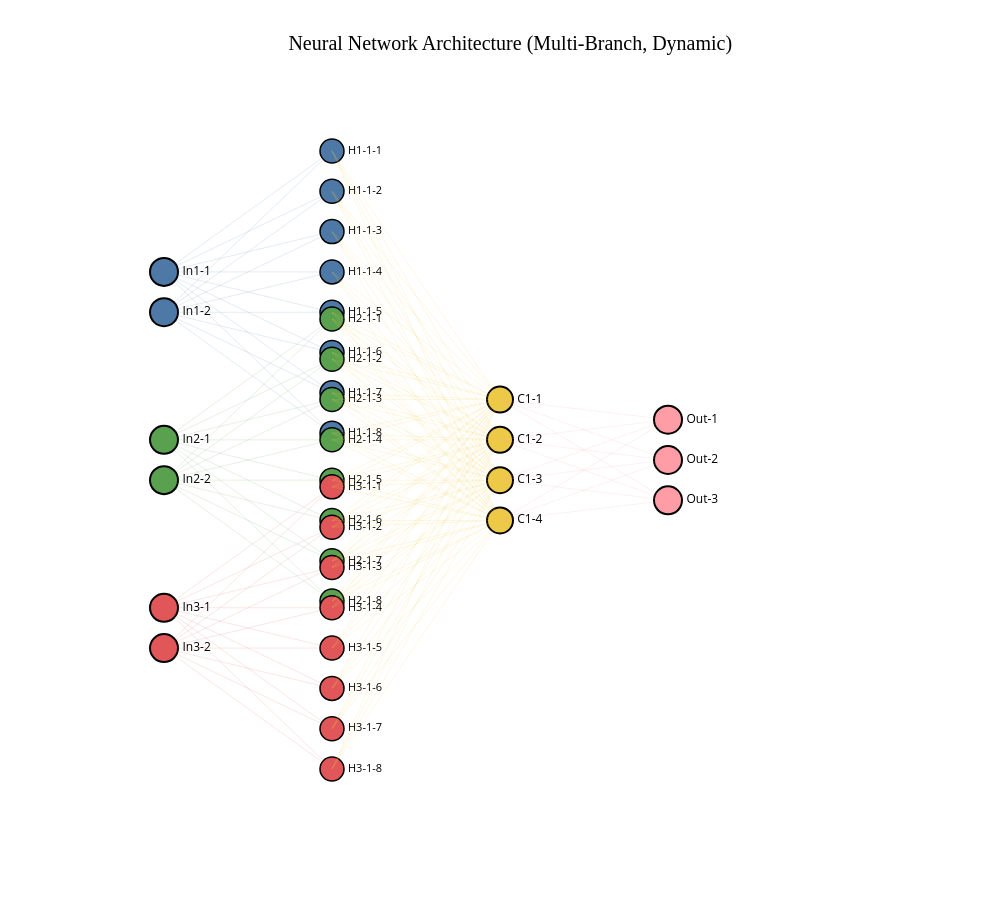

Notebook code cell kept with this figure:
### Markdown cell above
#### Visualisasi Model

### Code cell
from visualization import plot_dynamic_multi_input_network
plot_dynamic_multi_input_network(
    input_dims=[config.input_1_dim, config.input_2_dim,config.input_3_dim],
    hidden_dims_per_branch=[
        config.hidden_1_dims,
        config.hidden_2_dims,
        config.hidden_3_dims
    ],
    combined_dims=config.combine_dims,
    output_dim=config.output_dim,
    figsize=(1000, 900)
)

### Figure 1 — Plotly figure (JSON) as saved in the notebook; plotly's stock layout.template omitted (floating-point values rounded to 4 significant figures)
{"data": [{"hovertext": "Input 1<br>Neuron 1", "marker": {"color": "#4E79A7", "line": {"color": "black", "width": 2}, "size": 28}, "mode": "markers+text", "showlegend": false, "text": ["In1-1"], "textfont": {"color": "black", "size": 12}, "textposition": "middle right", "type": "scatter", "x": [0], "y": [2.8]}, {"hovertext": "Input 1<br>Neuron 2", "marker": {"color": "#4E79A7", "line": {"color": "black", "width": 2}, "size": 28}, "mode": "markers+text", "showlegend": false, "text": ["In1-2"], "textfont": {"color": "black", "size": 12}, "textposition": "middle right", "type": "scatter", "x": [0], "y": [2.2]}, {"hovertext": "Input 2<br>Neuron 1", "marker": {"color": "#59A14F", "line": {"color": "black", "width": 2}, "size": 28}, "mode": "markers+text", "showlegend": false, "text": ["In2-1"], "textfont": {"color": "black", "size": 12}, "textposition": "middle right", "type": "scatter", "x": [0], "y": [0.3]}, {"hovertext": "Input 2<br>Neuron 2", "marker": {"color": "#59A14F", "line": {"color": "black", "width": 2}, "size": 28}, "mode": "markers+text", "showlegend": false, "text": ["In2-2"], "textfont": {"color": "black", "size": 12}, "textposition": "middle right", "type": "scatter", "x": [0], "y": [-0.3]}, {"hovertext": "Input 3<br>Neuron 1", "marker": {"color": "#E15759", "line": {"color": "black", "width": 2}, "size": 28}, "mode": "markers+text", "showlegend": false, "text": ["In3-1"], "textfont": {"color": "black", "size": 12}, "textposition": "middle right", "type": "scatter", "x": [0], "y": [-2.2]}, {"hovertext": "Input 3<br>Neuron 2", "marker": {"color": "#E15759", "line": {"color": "black", "width": 2}, "size": 28}, "mode": "markers+text", "showlegend": false, "text": ["In3-2"], "textfont": {"color": "black", "size": 12}, "textposition": "middle right", "type": "scatter", "x": [0], "y": [-2.8]}, {"hovertext": "Branch 1 Hidden 1<br>Neuron 1", "marker": {"color": "#4E79A7", "line": {"color": "black", "width": 1.5}, "size": 24}, "mode": "markers+text", "showlegend": false, "text": ["H1-1-1"], "textfont": {"color": "black", "size": 11}, "textposition": "middle right", "type": "scatter", "x": [1], "y": [4.6]}, {"line": {"color": "rgba(78, 121, 167, 0.3)", "width": 0.5}, "mode": "lines", "showlegend": false, "type": "scatter", "x": [0, 1], "y": [2.8, 4.6]}, {"line": {"color": "rgba(78, 121, 167, 0.3)", "width": 0.5}, "mode": "lines", "showlegend": false, "type": "scatter", "x": [0, 1], "y": [2.2, 4.6]}, {"hovertext": "Branch 1 Hidden 1<br>Neuron 2", "marker": {"color": "#4E79A7", "line": {"color": "black", "width": 1.5}, "size": 24}, "mode": "markers+text", "showlegend": false, "text": ["H1-1-2"], "textfont": {"color": "black", "size": 11}, "textposition": "middle right", "type": "scatter", "x": [1], "y": [4]}, {"line": {"color": "rgba(78, 121, 167, 0.3)", "width": 0.5}, "mode": "lines", "showlegend": false, "type": "scatter", "x": [0, 1], "y": [2.8, 4]}, {"line": {"color": "rgba(78, 121, 167, 0.3)", "width": 0.5}, "mode": "lines", "showlegend": false, "type": "scatter", "x": [0, 1], "y": [2.2, 4]}, {"hovertext": "Branch 1 Hidden 1<br>Neuron 3", "marker": {"color": "#4E79A7", "line": {"color": "black", "width": 1.5}, "size": 24}, "mode": "markers+text", "showlegend": false, "text": ["H1-1-3"], "textfont": {"color": "black", "size": 11}, "textposition": "middle right", "type": "scatter", "x": [1], "y": [3.4]}, {"line": {"color": "rgba(78, 121, 167, 0.3)", "width": 0.5}, "mode": "lines", "showlegend": false, "type": "scatter", "x": [0, 1], "y": [2.8, 3.4]}, {"line": {"color": "rgba(78, 121, 167, 0.3)", "width": 0.5}, "mode": "lines", "showlegend": false, "type": "scatter", "x": [0, 1], "y": [2.2, 3.4]}, {"hovertext": "Branch 1 Hidden 1<br>Neuron 4", "marker": {"color": "#4E79A7", "line": {"color": "black", "width": 1.5}, "size": 24}, "mode": "markers+text", "showlegend": false, "text": ["H1-1-4"], "textfont": {"color": "black", "size": 11}, "textposition": "middle right", "type": "scatter", "x": [1], "y": [2.8]}, {"line": {"color": "rgba(78, 121, 167, 0.3)", "width": 0.5}, "mode": "lines", "showlegend": false, "type": "scatter", "x": [0, 1], "y": [2.8, 2.8]}, {"line": {"color": "rgba(78, 121, 167, 0.3)", "width": 0.5}, "mode": "lines", "showlegend": false, "type": "scatter", "x": [0, 1], "y": [2.2, 2.8]}, {"hovertext": "Branch 1 Hidden 1<br>Neuron 5", "marker": {"color": "#4E79A7", "line": {"color": "black", "width": 1.5}, "size": 24}, "mode": "markers+text", "showlegend": false, "text": ["H1-1-5"], "textfont": {"color": "black", "size": 11}, "textposition": "middle right", "type": "scatter", "x": [1], "y": [2.2]}, {"line": {"color": "rgba(78, 121, 167, 0.3)", "width": 0.5}, "mode": "lines", "showlegend": false, "type": "scatter", "x": [0, 1], "y": [2.8, 2.2]}, {"line": {"color": "rgba(78, 121, 167, 0.3)", "width": 0.5}, "mode": "lines", "showlegend": false, "type": "scatter", "x": [0, 1], "y": [2.2, 2.2]}, {"hovertext": "Branch 1 Hidden 1<br>Neuron 6", "marker": {"color": "#4E79A7", "line": {"color": "black", "width": 1.5}, "size": 24}, "mode": "markers+text", "showlegend": false, "text": ["H1-1-6"], "textfont": {"color": "black", "size": 11}, "textposition": "middle right", "type": "scatter", "x": [1], "y": [1.6]}, {"line": {"color": "rgba(78, 121, 167, 0.3)", "width": 0.5}, "mode": "lines", "showlegend": false, "type": "scatter", "x": [0, 1], "y": [2.8, 1.6]}, {"line": {"color": "rgba(78, 121, 167, 0.3)", "width": 0.5}, "mode": "lines", "showlegend": false, "type": "scatter", "x": [0, 1], "y": [2.2, 1.6]}, {"hovertext": "Branch 1 Hidden 1<br>Neuron 7", "marker": {"color": "#4E79A7", "line": {"color": "black", "width": 1.5}, "size": 24}, "mode": "markers+text", "showlegend": false, "text": ["H1-1-7"], "textfont": {"color": "black", "size": 11}, "textposition": "middle right", "type": "scatter", "x": [1], "y": [1.0]}, {"line": {"color": "rgba(78, 121, 167, 0.3)", "width": 0.5}, "mode": "lines", "showlegend": false, "type": "scatter", "x": [0, 1], "y": [2.8, 1.0]}, {"line": {"color": "rgba(78, 121, 167, 0.3)", "width": 0.5}, "mode": "lines", "showlegend": false, "type": "scatter", "x": [0, 1], "y": [2.2, 1.0]}, {"hovertext": "Branch 1 Hidden 1<br>Neuron 8", "marker": {"color": "#4E79A7", "line": {"color": "black", "width": 1.5}, "size": 24}, "mode": "markers+text", "showlegend": false, "text": ["H1-1-8"], "textfont": {"color": "black", "size": 11}, "textposition": "middle right", "type": "scatter", "x": [1], "y": [0.4]}, {"line": {"color": "rgba(78, 121, 167, 0.3)", "width": 0.5}, "mode": "lines", "showlegend": false, "type": "scatter", "x": [0, 1], "y": [2.8, 0.4]}, {"line": {"color": "rgba(78, 121, 167, 0.3)", "width": 0.5}, "mode": "lines", "showlegend": false, "type": "scatter", "x": [0, 1], "y": [2.2, 0.4]}, {"hovertext": "Branch 2 Hidden 1<br>Neuron 1", "marker": {"color": "#59A14F", "line": {"color": "black", "width": 1.5}, "size": 24}, "mode": "markers+text", "showlegend": false, "text": ["H2-1-1"], "textfont": {"color": "black", "size": 11}, "textposition": "middle right", "type": "scatter", "x": [1], "y": [2.1]}, {"line": {"color": "rgba(89, 161, 79, 0.3)", "width": 0.5}, "mode": "lines", "showlegend": false, "type": "scatter", "x": [0, 1], "y": [0.3, 2.1]}, {"line": {"color": "rgba(89, 161, 79, 0.3)", "width": 0.5}, "mode": "lines", "showlegend": false, "type": "scatter", "x": [0, 1], "y": [-0.3, 2.1]}, {"hovertext": "Branch 2 Hidden 1<br>Neuron 2", "marker": {"color": "#59A14F", "line": {"color": "black", "width": 1.5}, "size": 24}, "mode": "markers+text", "showlegend": false, "text": ["H2-1-2"], "textfont": {"color": "black", "size": 11}, "textposition": "middle right", "type": "scatter", "x": [1], "y": [1.5]}, {"line": {"color": "rgba(89, 161, 79, 0.3)", "width": 0.5}, "mode": "lines", "showlegend": false, "type": "scatter", "x": [0, 1], "y": [0.3, 1.5]}, {"line": {"color": "rgba(89, 161, 79, 0.3)", "width": 0.5}, "mode": "lines", "showlegend": false, "type": "scatter", "x": [0, 1], "y": [-0.3, 1.5]}, {"hovertext": "Branch 2 Hidden 1<br>Neuron 3", "marker": {"color": "#59A14F", "line": {"color": "black", "width": 1.5}, "size": 24}, "mode": "markers+text", "showlegend": false, "text": ["H2-1-3"], "textfont": {"color": "black", "size": 11}, "textposition": "middle right", "type": "scatter", "x": [1], "y": [0.9]}, {"line": {"color": "rgba(89, 161, 79, 0.3)", "width": 0.5}, "mode": "lines", "showlegend": false, "type": "scatter", "x": [0, 1], "y": [0.3, 0.9]}, {"line": {"color": "rgba(89, 161, 79, 0.3)", "width": 0.5}, "mode": "lines", "showlegend": false, "type": "scatter", "x": [0, 1], "y": [-0.3, 0.9]}, {"hovertext": "Branch 2 Hidden 1<br>Neuron 4", "marker": {"color": "#59A14F", "line": {"color": "black", "width": 1.5}, "size": 24}, "mode": "markers+text", "showlegend": false, "text": ["H2-1-4"], "textfont": {"color": "black", "size": 11}, "textposition": "middle right", "type": "scatter", "x": [1], "y": [0.3]}, {"line": {"color": "rgba(89, 161, 79, 0.3)", "width": 0.5}, "mode": "lines", "showlegend": false, "type": "scatter", "x": [0, 1], "y": [0.3, 0.3]}, {"line": {"color": "rgba(89, 161, 79, 0.3)", "width": 0.5}, "mode": "lines", "showlegend": false, "type": "scatter", "x": [0, 1], "y": [-0.3, 0.3]}, {"hovertext": "Branch 2 Hidden 1<br>Neuron 5", "marker": {"color": "#59A14F", "line": {"color": "black", "width": 1.5}, "size": 24}, "mode": "markers+text", "showlegend": false, "text": ["H2-1-5"], "textfont": {"color": "black", "size": 11}, "textposition": "middle right", "type": "scatter", "x": [1], "y": [-0.3]}, {"line": {"color": "rgba(89, 161, 79, 0.3)", "width": 0.5}, "mode": "lines", "showlegend": false, "type": "scatter", "x": [0, 1], "y": [0.3, -0.3]}, {"line": {"color": "rgba(89, 161, 79, 0.3)", "width": 0.5}, "mode": "lines", "showlegend": false, "type": "scatter", "x": [0, 1], "y": [-0.3, -0.3]}, {"hovertext": "Branch 2 Hidden 1<br>Neuron 6", "marker": {"color": "#59A14F", "line": {"color": "black", "width": 1.5}, "size": 24}, "mode": "markers+text", "showlegend": false, "text": ["H2-1-6"], "textfont": {"color": "black", "size": 11}, "textposition": "middle right", "type": "scatter", "x": [1], "y": [-0.9]}, {"line": {"color": "rgba(89, 161, 79, 0.3)", "width": 0.5}, "mode": "lines", "showlegend": false, "type": "scatter", "x": [0, 1], "y": [0.3, -0.9]}, {"line": {"color": "rgba(89, 161, 79, 0.3)", "width": 0.5}, "mode": "lines", "showlegend": false, "type": "scatter", "x": [0, 1], "y": [-0.3, -0.9]}, {"hovertext": "Branch 2 Hidden 1<br>Neuron 7", "marker": {"color": "#59A14F", "line": {"color": "black", "width": 1.5}, "size": 24}, "mode": "markers+text", "showlegend": false, "text": ["H2-1-7"], "textfont": {"color": "black", "size": 11}, "textposition": "middle right", "type": "scatter", "x": [1], "y": [-1.5]}, {"line": {"color": "rgba(89, 161, 79, 0.3)", "width": 0.5}, "mode": "lines", "showlegend": false, "type": "scatter", "x": [0, 1], "y": [0.3, -1.5]}, {"line": {"color": "rgba(89, 161, 79, 0.3)", "width": 0.5}, "mode": "lines", "showlegend": false, "type": "scatter", "x": [0, 1], "y": [-0.3, -1.5]}, {"hovertext": "Branch 2 Hidden 1<br>Neuron 8", "marker": {"color": "#59A14F", "line": {"color": "black", "width": 1.5}, "size": 24}, "mode": "markers+text", "showlegend": false, "text": ["H2-1-8"], "textfont": {"color": "black", "size": 11}, "textposition": "middle right", "type": "scatter", "x": [1], "y": [-2.1]}, {"line": {"color": "rgba(89, 161, 79, 0.3)", "width": 0.5}, "mode": "lines", "showlegend": false, "type": "scatter", "x": [0, 1], "y": [0.3, -2.1]}, {"line": {"color": "rgba(89, 161, 79, 0.3)", "width": 0.5}, "mode": "lines", "showlegend": false, "type": "scatter", "x": [0, 1], "y": [-0.3, -2.1]}, {"hovertext": "Branch 3 Hidden 1<br>Neuron 1", "marker": {"color": "#E15759", "line": {"color": "black", "width": 1.5}, "size": 24}, "mode": "markers+text", "showlegend": false, "text": ["H3-1-1"], "textfont": {"color": "black", "size": 11}, "textposition": "middle right", "type": "scatter", "x": [1], "y": [-0.4]}, {"line": {"color": "rgba(225, 87, 89, 0.3)", "width": 0.5}, "mode": "lines", "showlegend": false, "type": "scatter", "x": [0, 1], "y": [-2.2, -0.4]}, {"line": {"color": "rgba(225, 87, 89, 0.3)", "width": 0.5}, "mode": "lines", "showlegend": false, "type": "scatter", "x": [0, 1], "y": [-2.8, -0.4]}, {"hovertext": "Branch 3 Hidden 1<br>Neuron 2", "marker": {"color": "#E15759", "line": {"color": "black", "width": 1.5}, "size": 24}, "mode": "markers+text", "showlegend": false, "text": ["H3-1-2"], "textfont": {"color": "black", "size": 11}, "textposition": "middle right", "type": "scatter", "x": [1], "y": [-1.0]}, {"line": {"color": "rgba(225, 87, 89, 0.3)", "width": 0.5}, "mode": "lines", "showlegend": false, "type": "scatter", "x": [0, 1], "y": [-2.2, -1.0]}, {"line": {"color": "rgba(225, 87, 89, 0.3)", "width": 0.5}, "mode": "lines", "showlegend": false, "type": "scatter", "x": [0, 1], "y": [-2.8, -1.0]}, {"hovertext": "Branch 3 Hidden 1<br>Neuron 3", "marker": {"color": "#E15759", "line": {"color": "black", "width": 1.5}, "size": 24}, "mode": "markers+text", "showlegend": false, "text": ["H3-1-3"], "textfont": {"color": "black", "size": 11}, "textposition": "middle right", "type": "scatter", "x": [1], "y": [-1.6]}, {"line": {"color": "rgba(225, 87, 89, 0.3)", "width": 0.5}, "mode": "lines", "showlegend": false, "type": "scatter", "x": [0, 1], "y": [-2.2, -1.6]}, {"line": {"color": "rgba(225, 87, 89, 0.3)", "width": 0.5}, "mode": "lines", "showlegend": false, "type": "scatter", "x": [0, 1], "y": [-2.8, -1.6]}, {"hovertext": "Branch 3 Hidden 1<br>Neuron 4", "marker": {"color": "#E15759", "line": {"color": "black", "width": 1.5}, "size": 24}, "mode": "markers+text", "showlegend": false, "text": ["H3-1-4"], "textfont": {"color": "black", "size": 11}, "textposition": "middle right", "type": "scatter", "x": [1], "y": [-2.2]}, {"line": {"color": "rgba(225, 87, 89, 0.3)", "width": 0.5}, "mode": "lines", "showlegend": false, "type": "scatter", "x": [0, 1], "y": [-2.2, -2.2]}, {"line": {"color": "rgba(225, 87, 89, 0.3)", "width": 0.5}, "mode": "lines", "showlegend": false, "type": "scatter", "x": [0, 1], "y": [-2.8, -2.2]}, {"hovertext": "Branch 3 Hidden 1<br>Neuron 5", "marker": {"color": "#E15759", "line": {"color": "black", "width": 1.5}, "size": 24}, "mode": "markers+text", "showlegend": false, "text": ["H3-1-5"], "textfont": {"color": "black", "size": 11}, "textposition": "middle right", "type": "scatter", "x": [1], "y": [-2.8]}, {"line": {"color": "rgba(225, 87, 89, 0.3)", "width": 0.5}, "mode": "lines", "showlegend": false, "type": "scatter", "x": [0, 1], "y": [-2.2, -2.8]}, {"line": {"color": "rgba(225, 87, 89, 0.3)", "width": 0.5}, "mode": "lines", "showlegend": false, "type": "scatter", "x": [0, 1], "y": [-2.8, -2.8]}, {"hovertext": "Branch 3 Hidden 1<br>Neuron 6", "marker": {"color": "#E15759", "line": {"color": "black", "width": 1.5}, "size": 24}, "mode": "markers+text", "showlegend": false, "text": ["H3-1-6"], "textfont": {"color": "black", "size": 11}, "textposition": "middle right", "type": "scatter", "x": [1], "y": [-3.4]}, {"line": {"color": "rgba(225, 87, 89, 0.3)", "width": 0.5}, "mode": "lines", "showlegend": false, "type": "scatter", "x": [0, 1], "y": [-2.2, -3.4]}, {"line": {"color": "rgba(225, 87, 89, 0.3)", "width": 0.5}, "mode": "lines", "showlegend": false, "type": "scatter", "x": [0, 1], "y": [-2.8, -3.4]}, {"hovertext": "Branch 3 Hidden 1<br>Neuron 7", "marker": {"color": "#E15759", "line": {"color": "black", "width": 1.5}, "size": 24}, "mode": "markers+text", "showlegend": false, "text": ["H3-1-7"], "textfont": {"color": "black", "size": 11}, "textposition": "middle right", "type": "scatter", "x": [1], "y": [-4.0]}, {"line": {"color": "rgba(225, 87, 89, 0.3)", "width": 0.5}, "mode": "lines", "showlegend": false, "type": "scatter", "x": [0, 1], "y": [-2.2, -4.0]}, {"line": {"color": "rgba(225, 87, 89, 0.3)", "width": 0.5}, "mode": "lines", "showlegend": false, "type": "scatter", "x": [0, 1], "y": [-2.8, -4.0]}, {"hovertext": "Branch 3 Hidden 1<br>Neuron 8", "marker": {"color": "#E15759", "line": {"color": "black", "width": 1.5}, "size": 24}, "mode": "markers+text", "showlegend": false, "text": ["H3-1-8"], "textfont": {"color": "black", "size": 11}, "textposition": "middle right", "type": "scatter", "x": [1], "y": [-4.6]}, {"line": {"color": "rgba(225, 87, 89, 0.3)", "width": 0.5}, "mode": "lines", "showlegend": false, "type": "scatter", "x": [0, 1], "y": [-2.2, -4.6]}, {"line": {"color": "rgba(225, 87, 89, 0.3)", "width": 0.5}, "mode": "lines", "showlegend": false, "type": "scatter", "x": [0, 1], "y": [-2.8, -4.6]}, {"hovertext": "Combined Layer 1<br>Neuron 1", "marker": {"color": "#EDC948", "line": {"color": "black", "width": 2}, "size": 26}, "mode": "markers+text", "showlegend": false, "text": ["C1-1"], "textfont": {"color": "black", "size": 12}, "textposition": "middle right", "type": "scatter", "x": [2], "y": [0.9]}, {"line": {"color": "rgba(237, 201, 72, 0.3)", "width": 0.5}, "mode": "lines", "showlegend": false, "type": "scatter", "x": [1, 2], "y": [4.6, 0.9]}, {"line": {"color": "rgba(237, 201, 72, 0.3)", "width": 0.5}, "mode": "lines", "showlegend": false, "type": "scatter", "x": [1, 2], "y": [4, 0.9]}, {"line": {"color": "rgba(237, 201, 72, 0.3)", "width": 0.5}, "mode": "lines", "showlegend": false, "type": "scatter", "x": [1, 2], "y": [3.4, 0.9]}, {"line": {"color": "rgba(237, 201, 72, 0.3)", "width": 0.5}, "mode": "lines", "showlegend": false, "type": "scatter", "x": [1, 2], "y": [2.8, 0.9]}, {"line": {"color": "rgba(237, 201, 72, 0.3)", "width": 0.5}, "mode": "lines", "showlegend": false, "type": "scatter", "x": [1, 2], "y": [2.2, 0.9]}, {"line": {"color": "rgba(237, 201, 72, 0.3)", "width": 0.5}, "mode": "lines", "showlegend": false, "type": "scatter", "x": [1, 2], "y": [1.6, 0.9]}, {"line": {"color": "rgba(237, 201, 72, 0.3)", "width": 0.5}, "mode": "lines", "showlegend": false, "type": "scatter", "x": [1, 2], "y": [1.0, 0.9]}, {"line": {"color": "rgba(237, 201, 72, 0.3)", "width": 0.5}, "mode": "lines", "showlegend": false, "type": "scatter", "x": [1, 2], "y": [0.4, 0.9]}, {"line": {"color": "rgba(237, 201, 72, 0.3)", "width": 0.5}, "mode": "lines", "showlegend": false, "type": "scatter", "x": [1, 2], "y": [2.1, 0.9]}, {"line": {"color": "rgba(237, 201, 72, 0.3)", "width": 0.5}, "mode": "lines", "showlegend": false, "type": "scatter", "x": [1, 2], "y": [1.5, 0.9]}, {"line": {"color": "rgba(237, 201, 72, 0.3)", "width": 0.5}, "mode": "lines", "showlegend": false, "type": "scatter", "x": [1, 2], "y": [0.9, 0.9]}, {"line": {"color": "rgba(237, 201, 72, 0.3)", "width": 0.5}, "mode": "lines", "showlegend": false, "type": "scatter", "x": [1, 2], "y": [0.3, 0.9]}, {"line": {"color": "rgba(237, 201, 72, 0.3)", "width": 0.5}, "mode": "lines", "showlegend": false, "type": "scatter", "x": [1, 2], "y": [-0.3, 0.9]}, {"line": {"color": "rgba(237, 201, 72, 0.3)", "width": 0.5}, "mode": "lines", "showlegend": false, "type": "scatter", "x": [1, 2], "y": [-0.9, 0.9]}, {"line": {"color": "rgba(237, 201, 72, 0.3)", "width": 0.5}, "mode": "lines", "showlegend": false, "type": "scatter", "x": [1, 2], "y": [-1.5, 0.9]}, {"line": {"color": "rgba(237, 201, 72, 0.3)", "width": 0.5}, "mode": "lines", "showlegend": false, "type": "scatter", "x": [1, 2], "y": [-2.1, 0.9]}, {"line": {"color": "rgba(237, 201, 72, 0.3)", "width": 0.5}, "mode": "lines", "showlegend": false, "type": "scatter", "x": [1, 2], "y": [-0.4, 0.9]}, {"line": {"color": "rgba(237, 201, 72, 0.3)", "width": 0.5}, "mode": "lines", "showlegend": false, "type": "scatter", "x": [1, 2], "y": [-1.0, 0.9]}, {"line": {"color": "rgba(237, 201, 72, 0.3)", "width": 0.5}, "mode": "lines", "showlegend": false, "type": "scatter", "x": [1, 2], "y": [-1.6, 0.9]}, {"line": {"color": "rgba(237, 201, 72, 0.3)", "width": 0.5}, "mode": "lines", "showlegend": false, "type": "scatter", "x": [1, 2], "y": [-2.2, 0.9]}, {"line": {"color": "rgba(237, 201, 72, 0.3)", "width": 0.5}, "mode": "lines", "showlegend": false, "type": "scatter", "x": [1, 2], "y": [-2.8, 0.9]}, {"line": {"color": "rgba(237, 201, 72, 0.3)", "width": 0.5}, "mode": "lines", "showlegend": false, "type": "scatter", "x": [1, 2], "y": [-3.4, 0.9]}, {"line": {"color": "rgba(237, 201, 72, 0.3)", "width": 0.5}, "mode": "lines", "showlegend": false, "type": "scatter", "x": [1, 2], "y": [-4.0, 0.9]}, {"line": {"color": "rgba(237, 201, 72, 0.3)", "width": 0.5}, "mode": "lines", "showlegend": false, "type": "scatter", "x": [1, 2], "y": [-4.6, 0.9]}, {"hovertext": "Combined Layer 1<br>Neuron 2", "marker": {"color": "#EDC948", "line": {"color": "black", "width": 2}, "size": 26}, "mode": "markers+text", "showlegend": false, "text": ["C1-2"], "textfont": {"color": "black", "size": 12}, "textposition": "middle right", "type": "scatter", "x": [2], "y": [0.3]}, {"line": {"color": "rgba(237, 201, 72, 0.3)", "width": 0.5}, "mode": "lines", "showlegend": false, "type": "scatter", "x": [1, 2], "y": [4.6, 0.3]}, {"line": {"color": "rgba(237, 201, 72, 0.3)", "width": 0.5}, "mode": "lines", "showlegend": false, "type": "scatter", "x": [1, 2], "y": [4, 0.3]}, {"line": {"color": "rgba(237, 201, 72, 0.3)", "width": 0.5}, "mode": "lines", "showlegend": false, "type": "scatter", "x": [1, 2], "y": [3.4, 0.3]}, {"line": {"color": "rgba(237, 201, 72, 0.3)", "width": 0.5}, "mode": "lines", "showlegend": false, "type": "scatter", "x": [1, 2], "y": [2.8, 0.3]}, {"line": {"color": "rgba(237, 201, 72, 0.3)", "width": 0.5}, "mode": "lines", "showlegend": false, "type": "scatter", "x": [1, 2], "y": [2.2, 0.3]}, {"line": {"color": "rgba(237, 201, 72, 0.3)", "width": 0.5}, "mode": "lines", "showlegend": false, "type": "scatter", "x": [1, 2], "y": [1.6, 0.3]}, {"line": {"color": "rgba(237, 201, 72, 0.3)", "width": 0.5}, "mode": "lines", "showlegend": false, "type": "scatter", "x": [1, 2], "y": [1.0, 0.3]}, {"line": {"color": "rgba(237, 201, 72, 0.3)", "width": 0.5}, "mode": "lines", "showlegend": false, "type": "scatter", "x": [1, 2], "y": [0.4, 0.3]}, {"line": {"color": "rgba(237, 201, 72, 0.3)", "width": 0.5}, "mode": "lines", "showlegend": false, "type": "scatter", "x": [1, 2], "y": [2.1, 0.3]}, {"line": {"color": "rgba(237, 201, 72, 0.3)", "width": 0.5}, "mode": "lines", "showlegend": false, "type": "scatter", "x": [1, 2], "y": [1.5, 0.3]}, {"line": {"color": "rgba(237, 201, 72, 0.3)", "width": 0.5}, "mode": "lines", "showlegend": false, "type": "scatter", "x": [1, 2], "y": [0.9, 0.3]}, {"line": {"color": "rgba(237, 201, 72, 0.3)", "width": 0.5}, "mode": "lines", "showlegend": false, "type": "scatter", "x": [1, 2], "y": [0.3, 0.3]}, {"line": {"color": "rgba(237, 201, 72, 0.3)", "width": 0.5}, "mode": "lines", "showlegend": false, "type": "scatter", "x": [1, 2], "y": [-0.3, 0.3]}, {"line": {"color": "rgba(237, 201, 72, 0.3)", "width": 0.5}, "mode": "lines", "showlegend": false, "type": "scatter", "x": [1, 2], "y": [-0.9, 0.3]}, {"line": {"color": "rgba(237, 201, 72, 0.3)", "width": 0.5}, "mode": "lines", "showlegend": false, "type": "scatter", "x": [1, 2], "y": [-1.5, 0.3]}, {"line": {"color": "rgba(237, 201, 72, 0.3)", "width": 0.5}, "mode": "lines", "showlegend": false, "type": "scatter", "x": [1, 2], "y": [-2.1, 0.3]}, {"line": {"color": "rgba(237, 201, 72, 0.3)", "width": 0.5}, "mode": "lines", "showlegend": false, "type": "scatter", "x": [1, 2], "y": [-0.4, 0.3]}, {"line": {"color": "rgba(237, 201, 72, 0.3)", "width": 0.5}, "mode": "lines", "showlegend": false, "type": "scatter", "x": [1, 2], "y": [-1.0, 0.3]}, {"line": {"color": "rgba(237, 201, 72, 0.3)", "width": 0.5}, "mode": "lines", "showlegend": false, "type": "scatter", "x": [1, 2], "y": [-1.6, 0.3]}, {"line": {"color": "rgba(237, 201, 72, 0.3)", "width": 0.5}, "mode": "lines", "showlegend": false, "type": "scatter", "x": [1, 2], "y": [-2.2, 0.3]}, {"line": {"color": "rgba(237, 201, 72, 0.3)", "width": 0.5}, "mode": "lines", "showlegend": false, "type": "scatter", "x": [1, 2], "y": [-2.8, 0.3]}, {"line": {"color": "rgba(237, 201, 72, 0.3)", "width": 0.5}, "mode": "lines", "showlegend": false, "type": "scatter", "x": [1, 2], "y": [-3.4, 0.3]}, {"line": {"color": "rgba(237, 201, 72, 0.3)", "width": 0.5}, "mode": "lines", "showlegend": false, "type": "scatter", "x": [1, 2], "y": [-4.0, 0.3]}, {"line": {"color": "rgba(237, 201, 72, 0.3)", "width": 0.5}, "mode": "lines", "showlegend": false, "type": "scatter", "x": [1, 2], "y": [-4.6, 0.3]}, {"hovertext": "Combined Layer 1<br>Neuron 3", "marker": {"color": "#EDC948", "line": {"color": "black", "width": 2}, "size": 26}, "mode": "markers+text", "showlegend": false, "text": ["C1-3"], "textfont": {"color": "black", "size": 12}, "textposition": "middle right", "type": "scatter", "x": [2], "y": [-0.3]}, {"line": {"color": "rgba(237, 201, 72, 0.3)", "width": 0.5}, "mode": "lines", "showlegend": false, "type": "scatter", "x": [1, 2], "y": [4.6, -0.3]}, {"line": {"color": "rgba(237, 201, 72, 0.3)", "width": 0.5}, "mode": "lines", "showlegend": false, "type": "scatter", "x": [1, 2], "y": [4, -0.3]}, {"line": {"color": "rgba(237, 201, 72, 0.3)", "width": 0.5}, "mode": "lines", "showlegend": false, "type": "scatter", "x": [1, 2], "y": [3.4, -0.3]}, {"line": {"color": "rgba(237, 201, 72, 0.3)", "width": 0.5}, "mode": "lines", "showlegend": false, "type": "scatter", "x": [1, 2], "y": [2.8, -0.3]}, {"line": {"color": "rgba(237, 201, 72, 0.3)", "width": 0.5}, "mode": "lines", "showlegend": false, "type": "scatter", "x": [1, 2], "y": [2.2, -0.3]}, {"line": {"color": "rgba(237, 201, 72, 0.3)", "width": 0.5}, "mode": "lines", "showlegend": false, "type": "scatter", "x": [1, 2], "y": [1.6, -0.3]}, {"line": {"color": "rgba(237, 201, 72, 0.3)", "width": 0.5}, "mode": "lines", "showlegend": false, "type": "scatter", "x": [1, 2], "y": [1.0, -0.3]}, {"line": {"color": "rgba(237, 201, 72, 0.3)", "width": 0.5}, "mode": "lines", "showlegend": false, "type": "scatter", "x": [1, 2], "y": [0.4, -0.3]}, {"line": {"color": "rgba(237, 201, 72, 0.3)", "width": 0.5}, "mode": "lines", "showlegend": false, "type": "scatter", "x": [1, 2], "y": [2.1, -0.3]}, {"line": {"color": "rgba(237, 201, 72, 0.3)", "width": 0.5}, "mode": "lines", "showlegend": false, "type": "scatter", "x": [1, 2], "y": [1.5, -0.3]}, {"line": {"color": "rgba(237, 201, 72, 0.3)", "width": 0.5}, "mode": "lines", "showlegend": false, "type": "scatter", "x": [1, 2], "y": [0.9, -0.3]}, {"line": {"color": "rgba(237, 201, 72, 0.3)", "width": 0.5}, "mode": "lines", "showlegend": false, "type": "scatter", "x": [1, 2], "y": [0.3, -0.3]}, {"line": {"color": "rgba(237, 201, 72, 0.3)", "width": 0.5}, "mode": "lines", "showlegend": false, "type": "scatter", "x": [1, 2], "y": [-0.3, -0.3]}, {"line": {"color": "rgba(237, 201, 72, 0.3)", "width": 0.5}, "mode": "lines", "showlegend": false, "type": "scatter", "x": [1, 2], "y": [-0.9, -0.3]}, {"line": {"color": "rgba(237, 201, 72, 0.3)", "width": 0.5}, "mode": "lines", "showlegend": false, "type": "scatter", "x": [1, 2], "y": [-1.5, -0.3]}, {"line": {"color": "rgba(237, 201, 72, 0.3)", "width": 0.5}, "mode": "lines", "showlegend": false, "type": "scatter", "x": [1, 2], "y": [-2.1, -0.3]}, {"line": {"color": "rgba(237, 201, 72, 0.3)", "width": 0.5}, "mode": "lines", "showlegend": false, "type": "scatter", "x": [1, 2], "y": [-0.4, -0.3]}, {"line": {"color": "rgba(237, 201, 72, 0.3)", "width": 0.5}, "mode": "lines", "showlegend": false, "type": "scatter", "x": [1, 2], "y": [-1.0, -0.3]}, {"line": {"color": "rgba(237, 201, 72, 0.3)", "width": 0.5}, "mode": "lines", "showlegend": false, "type": "scatter", "x": [1, 2], "y": [-1.6, -0.3]}, {"line": {"color": "rgba(237, 201, 72, 0.3)", "width": 0.5}, "mode": "lines", "showlegend": false, "type": "scatter", "x": [1, 2], "y": [-2.2, -0.3]}, {"line": {"color": "rgba(237, 201, 72, 0.3)", "width": 0.5}, "mode": "lines", "showlegend": false, "type": "scatter", "x": [1, 2], "y": [-2.8, -0.3]}, {"line": {"color": "rgba(237, 201, 72, 0.3)", "width": 0.5}, "mode": "lines", "showlegend": false, "type": "scatter", "x": [1, 2], "y": [-3.4, -0.3]}, {"line": {"color": "rgba(237, 201, 72, 0.3)", "width": 0.5}, "mode": "lines", "showlegend": false, "type": "scatter", "x": [1, 2], "y": [-4.0, -0.3]}, {"line": {"color": "rgba(237, 201, 72, 0.3)", "width": 0.5}, "mode": "lines", "showlegend": false, "type": "scatter", "x": [1, 2], "y": [-4.6, -0.3]}, {"hovertext": "Combined Layer 1<br>Neuron 4", "marker": {"color": "#EDC948", "line": {"color": "black", "width": 2}, "size": 26}, "mode": "markers+text", "showlegend": false, "text": ["C1-4"], "textfont": {"color": "black", "size": 12}, "textposition": "middle right", "type": "scatter", "x": [2], "y": [-0.9]}, {"line": {"color": "rgba(237, 201, 72, 0.3)", "width": 0.5}, "mode": "lines", "showlegend": false, "type": "scatter", "x": [1, 2], "y": [4.6, -0.9]}, {"line": {"color": "rgba(237, 201, 72, 0.3)", "width": 0.5}, "mode": "lines", "showlegend": false, "type": "scatter", "x": [1, 2], "y": [4, -0.9]}, {"line": {"color": "rgba(237, 201, 72, 0.3)", "width": 0.5}, "mode": "lines", "showlegend": false, "type": "scatter", "x": [1, 2], "y": [3.4, -0.9]}, {"line": {"color": "rgba(237, 201, 72, 0.3)", "width": 0.5}, "mode": "lines", "showlegend": false, "type": "scatter", "x": [1, 2], "y": [2.8, -0.9]}, {"line": {"color": "rgba(237, 201, 72, 0.3)", "width": 0.5}, "mode": "lines", "showlegend": false, "type": "scatter", "x": [1, 2], "y": [2.2, -0.9]}, {"line": {"color": "rgba(237, 201, 72, 0.3)", "width": 0.5}, "mode": "lines", "showlegend": false, "type": "scatter", "x": [1, 2], "y": [1.6, -0.9]}, {"line": {"color": "rgba(237, 201, 72, 0.3)", "width": 0.5}, "mode": "lines", "showlegend": false, "type": "scatter", "x": [1, 2], "y": [1.0, -0.9]}, {"line": {"color": "rgba(237, 201, 72, 0.3)", "width": 0.5}, "mode": "lines", "showlegend": false, "type": "scatter", "x": [1, 2], "y": [0.4, -0.9]}, {"line": {"color": "rgba(237, 201, 72, 0.3)", "width": 0.5}, "mode": "lines", "showlegend": false, "type": "scatter", "x": [1, 2], "y": [2.1, -0.9]}, {"line": {"color": "rgba(237, 201, 72, 0.3)", "width": 0.5}, "mode": "lines", "showlegend": false, "type": "scatter", "x": [1, 2], "y": [1.5, -0.9]}, {"line": {"color": "rgba(237, 201, 72, 0.3)", "width": 0.5}, "mode": "lines", "showlegend": false, "type": "scatter", "x": [1, 2], "y": [0.9, -0.9]}, {"line": {"color": "rgba(237, 201, 72, 0.3)", "width": 0.5}, "mode": "lines", "showlegend": false, "type": "scatter", "x": [1, 2], "y": [0.3, -0.9]}, {"line": {"color": "rgba(237, 201, 72, 0.3)", "width": 0.5}, "mode": "lines", "showlegend": false, "type": "scatter", "x": [1, 2], "y": [-0.3, -0.9]}, {"line": {"color": "rgba(237, 201, 72, 0.3)", "width": 0.5}, "mode": "lines", "showlegend": false, "type": "scatter", "x": [1, 2], "y": [-0.9, -0.9]}, {"line": {"color": "rgba(237, 201, 72, 0.3)", "width": 0.5}, "mode": "lines", "showlegend": false, "type": "scatter", "x": [1, 2], "y": [-1.5, -0.9]}, {"line": {"color": "rgba(237, 201, 72, 0.3)", "width": 0.5}, "mode": "lines", "showlegend": false, "type": "scatter", "x": [1, 2], "y": [-2.1, -0.9]}, {"line": {"color": "rgba(237, 201, 72, 0.3)", "width": 0.5}, "mode": "lines", "showlegend": false, "type": "scatter", "x": [1, 2], "y": [-0.4, -0.9]}, {"line": {"color": "rgba(237, 201, 72, 0.3)", "width": 0.5}, "mode": "lines", "showlegend": false, "type": "scatter", "x": [1, 2], "y": [-1.0, -0.9]}, {"line": {"color": "rgba(237, 201, 72, 0.3)", "width": 0.5}, "mode": "lines", "showlegend": false, "type": "scatter", "x": [1, 2], "y": [-1.6, -0.9]}, {"line": {"color": "rgba(237, 201, 72, 0.3)", "width": 0.5}, "mode": "lines", "showlegend": false, "type": "scatter", "x": [1, 2], "y": [-2.2, -0.9]}, {"line": {"color": "rgba(237, 201, 72, 0.3)", "width": 0.5}, "mode": "lines", "showlegend": false, "type": "scatter", "x": [1, 2], "y": [-2.8, -0.9]}, {"line": {"color": "rgba(237, 201, 72, 0.3)", "width": 0.5}, "mode": "lines", "showlegend": false, "type": "scatter", "x": [1, 2], "y": [-3.4, -0.9]}, {"line": {"color": "rgba(237, 201, 72, 0.3)", "width": 0.5}, "mode": "lines", "showlegend": false, "type": "scatter", "x": [1, 2], "y": [-4.0, -0.9]}, {"line": {"color": "rgba(237, 201, 72, 0.3)", "width": 0.5}, "mode": "lines", "showlegend": false, "type": "scatter", "x": [1, 2], "y": [-4.6, -0.9]}, {"hovertext": "Output Neuron 1", "marker": {"color": "#FF9DA7", "line": {"color": "black", "width": 2}, "size": 28}, "mode": "markers+text", "showlegend": false, "text": ["Out-1"], "textfont": {"color": "black", "size": 12}, "textposition": "middle right", "type": "scatter", "x": [3], "y": [0.6]}, {"line": {"color": "rgba(255, 157, 167, 0.3)", "width": 0.5}, "mode": "lines", "showlegend": false, "type": "scatter", "x": [2, 3], "y": [0.9, 0.6]}, {"line": {"color": "rgba(255, 157, 167, 0.3)", "width": 0.5}, "mode": "lines", "showlegend": false, "type": "scatter", "x": [2, 3], "y": [0.3, 0.6]}, {"line": {"color": "rgba(255, 157, 167, 0.3)", "width": 0.5}, "mode": "lines", "showlegend": false, "type": "scatter", "x": [2, 3], "y": [-0.3, 0.6]}, {"line": {"color": "rgba(255, 157, 167, 0.3)", "width": 0.5}, "mode": "lines", "showlegend": false, "type": "scatter", "x": [2, 3], "y": [-0.9, 0.6]}, {"hovertext": "Output Neuron 2", "marker": {"color": "#FF9DA7", "line": {"color": "black", "width": 2}, "size": 28}, "mode": "markers+text", "showlegend": false, "text": ["Out-2"], "textfont": {"color": "black", "size": 12}, "textposition": "middle right", "type": "scatter", "x": [3], "y": [-1.11e-16]}, {"line": {"color": "rgba(255, 157, 167, 0.3)", "width": 0.5}, "mode": "lines", "showlegend": false, "type": "scatter", "x": [2, 3], "y": [0.9, -1.11e-16]}, {"line": {"color": "rgba(255, 157, 167, 0.3)", "width": 0.5}, "mode": "lines", "showlegend": false, "type": "scatter", "x": [2, 3], "y": [0.3, -1.11e-16]}, {"line": {"color": "rgba(255, 157, 167, 0.3)", "width": 0.5}, "mode": "lines", "showlegend": false, "type": "scatter", "x": [2, 3], "y": [-0.3, -1.11e-16]}, {"line": {"color": "rgba(255, 157, 167, 0.3)", "width": 0.5}, "mode": "lines", "showlegend": false, "type": "scatter", "x": [2, 3], "y": [-0.9, -1.11e-16]}, {"hovertext": "Output Neuron 3", "marker": {"color": "#FF9DA7", "line": {"color": "black", "width": 2}, "size": 28}, "mode": "markers+text", "showlegend": false, "text": ["Out-3"], "textfont": {"color": "black", "size": 12}, "textposition": "middle right", "type": "scatter", "x": [3], "y": [-0.6]}, {"line": {"color": "rgba(255, 157, 167, 0.3)", "width": 0.5}, "mode": "lines", "showlegend": false, "type": "scatter", "x": [2, 3], "y": [0.9, -0.6]}, {"line": {"color": "rgba(255, 157, 167, 0.3)", "width": 0.5}, "mode": "lines", "showlegend": false, "type": "scatter", "x": [2, 3], "y": [0.3, -0.6]}, {"line": {"color": "rgba(255, 157, 167, 0.3)", "width": 0.5}, "mode": "lines", "showlegend": false, "type": "scatter", "x": [2, 3], "y": [-0.3, -0.6]}, {"line": {"color": "rgba(255, 157, 167, 0.3)", "width": 0.5}, "mode": "lines", "showlegend": false, "type": "scatter", "x": [2, 3], "y": [-0.9, -0.6]}], "layout": {"height": 900, "paper_bgcolor": "white", "plot_bgcolor": "white", "showlegend": false, "title": {"font": {"color": "black", "family": "Arial Black", "size": 20}, "text": "🧠 Neural Network Architecture (Multi-Branch, Dynamic)", "x": 0.5}, "width": 1000, "xaxis": {"range": [-0.5, 4.5], "type": "linear", "visible": false}, "yaxis": {"autorange": true, "range": [-5.359, 5.359], "type": "linear", "visible": false}}}
